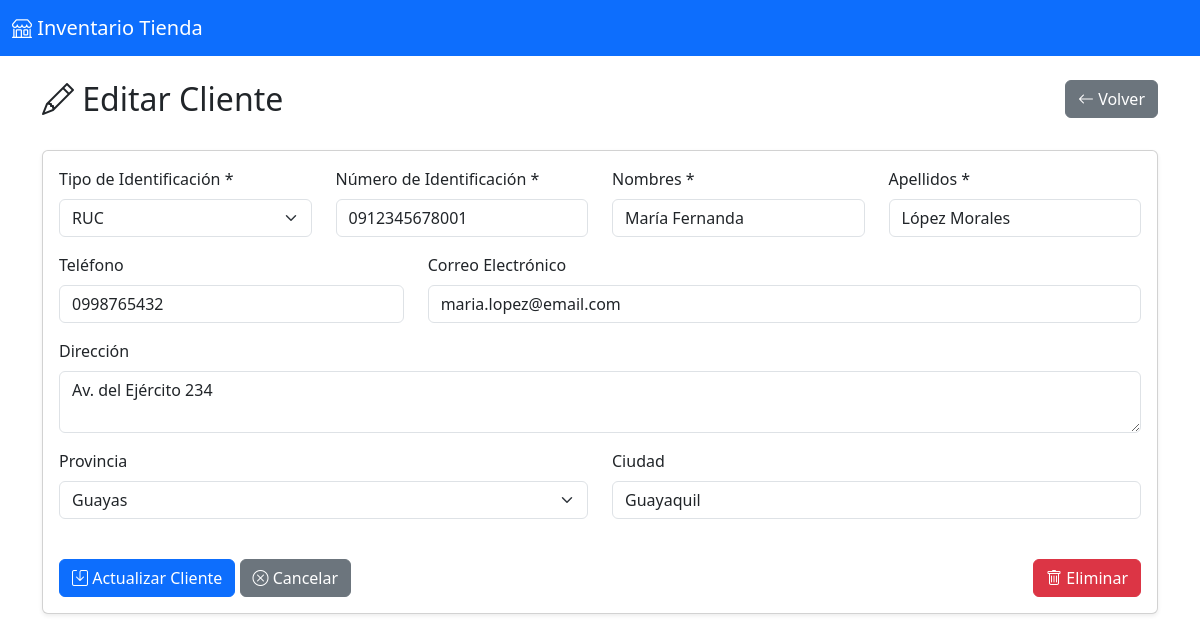
Screenshot of /views/clientes/editar.php?id=2 (signed in) with the database file from the repository.
### tables this page shows
CREATE TABLE clientes (
    id INT AUTO_INCREMENT PRIMARY KEY,
    tipo_identificacion ENUM('cedula', 'ruc', 'pasaporte') NOT NULL DEFAULT 'cedula',
    numero_identificacion VARCHAR(20) NOT NULL UNIQUE,
    nombres VARCHAR(100) NOT NULL,
    apellidos VARCHAR(100) NOT NULL,
    telefono VARCHAR(20),
    email VARCHAR(100),
    direccion TEXT,
    ciudad VARCHAR(100),
    provincia VARCHAR(100),
    fecha_registro TIMESTAMP DEFAULT CURRENT_TIMESTAMP,
    INDEX idx_identificacion (numero_identificacion)
);

### models/Cliente.php (called while the page is built, shortened)
<?php
class Cliente {
    private $conn;
    private $table = "clientes";
    public $id;
    public function __construct($db) {
        $this->conn = $db;
    }
    public function obtenerPorId() {
        $query = "SELECT * FROM " . $this->table . " WHERE id = :id LIMIT 1";
        try {
            $stmt = $this->conn->prepare($query);
            $stmt->bindParam(":id", $this->id);
            $stmt->execute();
            $row = $stmt->fetch();
            if($row) {
                $this->tipo_identificacion = $row['tipo_identificacion'];
                $this->numero_identificacion = $row['numero_identificacion'];
                $this->nombres = $row['nombres'];
                $this->apellidos = $row['apellidos'];
                $this->telefono = $row['telefono'];
                $this->email = $row['email'];
                $this->direccion = $row['direccion'];
                $this->ciudad = $row['ciudad'];
                $this->provincia = $row['provincia'];
                return true;
            }
            return false;
        } catch(PDOException $e) {
            echo "Error: " . $e->getMessage();
            return false;
        }
    }
}
?>

### views/clientes/editar.php (the view, shortened to what this page needs)
<?php
require_once '../../models/Cliente.php';
$database = new Conexion();
$db = $database->getConnection();
$cliente = new Cliente($db);
$mostrarFormulario = false;
if(isset($_GET['id'])) {
    $cliente->id = $_GET['id'];
    if($cliente->obtenerPorId()) {
        $mostrarFormulario = true;
    } else {
        $clienteNoEncontrado = true;
    }
}
$provincias = [
    'Azuay', 'Bolívar', 'Cañar', 'Carchi', 'Chimborazo', 'Cotopaxi',
    'El Oro', 'Esmeraldas', 'Galápagos', 'Guayas', 'Imbabura', 'Loja',
    'Los Ríos', 'Manabí', 'Morona Santiago', 'Napo', 'Orellana', 'Pastaza',
    'Pichincha', 'Santa Elena', 'Santo Domingo de los Tsáchilas',
    'Sucumbíos', 'Tungurahua', 'Zamora Chinchipe'
];
?>
<!DOCTYPE html>
<html lang="es">
<head>
    <link href="https://cdn.jsdelivr.net/npm/bootstrap@5.3.0/dist/css/bootstrap.min.css" rel="stylesheet">
    <link rel="stylesheet" href="https://cdn.jsdelivr.net/npm/bootstrap-icons@1.11.0/font/bootstrap-icons.css">
</head>
<body>
    <nav class="navbar navbar-expand-lg navbar-dark bg-primary">
        <div class="container-fluid">
            <a class="navbar-brand" href="../../index.php">
                <i class="bi bi-shop"></i> Inventario Tienda
            </a>
        </div>
    </nav>
    <div class="container mt-4">
        <div class="row mb-4">
            <div class="col">
                <h2><i class="bi bi-pencil"></i> Editar Cliente</h2>
            </div>
            <div class="col text-end">
                <a href="../../index.php" class="btn btn-secondary">
                    <i class="bi bi-arrow-left"></i> Volver
                </a>
            </div>
        </div>
        <?php if(!$mostrarFormulario): ?>
        <div class="card shadow-sm mb-4">
            <div class="card-body">
                <h5>Seleccione el Cliente a Editar</h5>
                <form method="GET" action="">
                    <div class="row align-items-end">
                        <div class="col-md-8">
                            <label for="id" class="form-label">ID del Cliente</label>
                            <input type="number" class="form-control" id="id" name="id"
                                   placeholder="Ingrese el ID del cliente" min="1" required>
                            <small class="text-muted">O seleccione de la lista:</small>
                        </div>
                        <div class="col-md-4">
                            <button type="submit" class="btn btn-primary w-100">
                                <i class="bi bi-search"></i> Buscar
                            </button>
                        </div>
                    </div>
                </form>
                <hr class="my-4">
                <h6>Lista de Clientes Disponibles:</h6>
                <div class="table-responsive">
                    <table class="table table-sm table-hover">
                        <thead>
                            <tr>
                                <th>ID</th>
                                <th>Identificación</th>
                                <th>Nombres</th>
                                <th>Apellidos</th>
                                <th>Teléfono</th>
                                <th>Email</th>
                                <th>Acción</th>
                            </tr>
                        </thead>
                        <tbody>
                            <?php
                            $todosClientes = $cliente->obtenerTodos();
                            if($todosClientes && $todosClientes->rowCount() > 0):
                                while($cli = $todosClientes->fetch()):
                            ?>
                                <tr>
                                    <td><?php echo $cli['id']; ?></td>
                                    <td><?php echo htmlspecialchars($cli['numero_identificacion']); ?></td>
                                    <td><?php echo htmlspecialchars($cli['nombres']); ?></td>
                                    <td><?php echo htmlspecialchars($cli['apellidos']); ?></td>
                                    <td><?php echo htmlspecialchars($cli['telefono']); ?></td>
                                    <td><?php echo htmlspecialchars($cli['email']); ?></td>
                                    <td>
                                        <a href="?id=<?php echo $cli['id']; ?>" class="btn btn-sm btn-warning">
                                            <i class="bi bi-pencil"></i> Editar
                                        </a>
                                    </td>
                                </tr>
                            <?php
                                endwhile;
                            else:
                            ?>
                                <tr>
                                    <td colspan="7" class="text-center">No hay clientes registrados</td>
                                </tr>
                            <?php endif; ?>
                        </tbody>
                    </table>
                </div>
            </div>
        </div>
        <?php else: ?>
        <div class="card shadow-sm">
            <div class="card-body">
                <form method="POST" action="">
                    <div class="row">
                        <div class="col-md-3 mb-3">
                            <label for="tipo_identificacion" class="form-label">Tipo de Identificación *</label>
                            <select class="form-select" id="tipo_identificacion" name="tipo_identificacion" required>
                                <option value="ruc" <?php echo ($cliente->tipo_identificacion == 'ruc') ? 'selected' : ''; ?>>RUC</option>
                            </select>
                        </div>
                        <div class="col-md-3 mb-3">
                            <label for="numero_identificacion" class="form-label">Número de Identificación *</label>
                            <input type="text" class="form-control" id="numero_identificacion" name="numero_identificacion"
                                   value="<?php echo htmlspecialchars($cliente->numero_identificacion); ?>" required>
                        </div>
                        <div class="col-md-3 mb-3">
                            <label for="nombres" class="form-label">Nombres *</label>
                            <input type="text" class="form-control" id="nombres" name="nombres"
                                   value="<?php echo htmlspecialchars($cliente->nombres); ?>" required>
                        </div>
                        <div class="col-md-3 mb-3">
                            <label for="apellidos" class="form-label">Apellidos *</label>
                            <input type="text" class="form-control" id="apellidos" name="apellidos"
                                   value="<?php echo htmlspecialchars($cliente->apellidos); ?>" required>
                        </div>
                    </div>
                    <div class="row">
                        <div class="col-md-4 mb-3">
                            <label for="telefono" class="form-label">Teléfono</label>
                            <input type="text" class="form-control" id="telefono" name="telefono"
                                   value="<?php echo htmlspecialchars($cliente->telefono); ?>">
                        </div>
                        <div class="col-md-8 mb-3">
                            <label for="email" class="form-label">Correo Electrónico</label>
                            <input type="email" class="form-control" id="email" name="email"
                                   value="<?php echo htmlspecialchars($cliente->email); ?>">
                        </div>
                    </div>
                    <div class="row">
                        <div class="col-md-12 mb-3">
                            <label for="direccion" class="form-label">Dirección</label>
                            <textarea class="form-control" id="direccion" name="direccion" rows="2"><?php echo htmlspecialchars($cliente->direccion); ?></textarea>
                        </div>
                    </div>
                    <div class="row">
                        <div class="col-md-6 mb-3">
                            <label for="provincia" class="form-label">Provincia</label>
                            <select class="form-select" id="provincia" name="provincia">
                                <?php foreach($provincias as $prov): ?>
                                    <option value="<?php echo $prov; ?>" <?php echo ($cliente->provincia == $prov) ? 'selected' : ''; ?>>
                                        <?php echo $prov; ?>
                                    </option>
                                <?php endforeach; ?>
                            </select>
                        </div>
                        <div class="col-md-6 mb-3">
                            <label for="ciudad" class="form-label">Ciudad</label>
                            <input type="text" class="form-control" id="ciudad" name="ciudad"
                                   value="<?php echo htmlspecialchars($cliente->ciudad); ?>">
                        </div>
                    </div>
                    <div class="mt-4">
                        <button type="submit" class="btn btn-primary">
                            <i class="bi bi-save"></i> Actualizar Cliente
                        </button>
                        <a href="../../index.php" class="btn btn-secondary">
                            <i class="bi bi-x-circle"></i> Cancelar
                        </a>
                        <a href="?eliminar=1&id=<?php echo $cliente->id; ?>"
                           class="btn btn-danger float-end"
                           onclick="return confirm('¿Está seguro de eliminar este cliente?')">
                            <i class="bi bi-trash"></i> Eliminar
                        </a>
                    </div>
                </form>
            </div>
        </div>
        <?php endif; ?>
    </div>
</body>
</html>

### rows the page displays
clientes: tipo_identificacion "RUC", numero_identificacion "0912345678001", nombres "María Fernanda", apellidos "López Morales", telefono "0998765432", email "maria.lopez@email.com", direccion "Av. del Ejército 234", provincia "Guayas", ciudad "Guayaquil"
